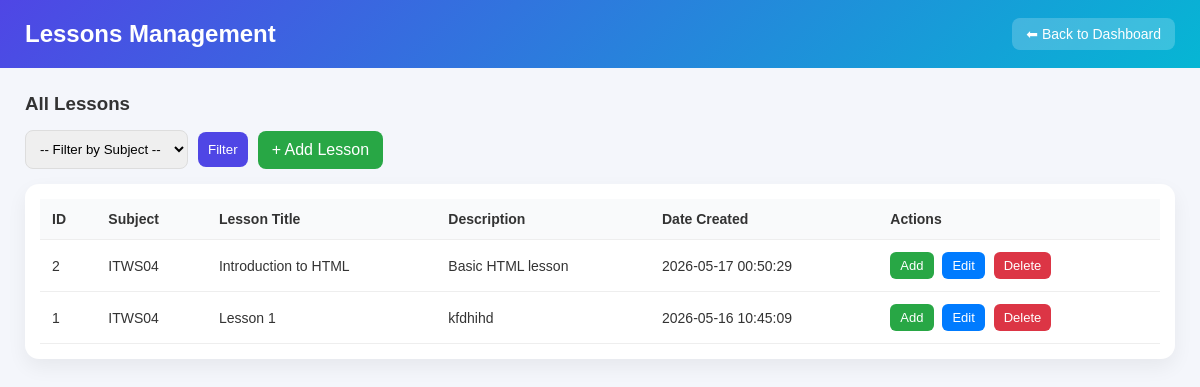
/frontend/admin/lessons.php (signed in), run on the app's committed database.
### tables this page shows
CREATE TABLE `lessons` (
  `lessonID` int(11) NOT NULL,
  `subjectID` int(11) NOT NULL,
  `lessonTitle` varchar(255) NOT NULL,
  `lessonDescription` text DEFAULT NULL,
  `createdBy` int(11) DEFAULT NULL,
  `date_created` timestamp NOT NULL DEFAULT current_timestamp(),
  `date_deleted` timestamp NULL DEFAULT NULL
);

CREATE TABLE `subjects` (
  `subjectID` int(11) NOT NULL,
  `subjectName` varchar(255) NOT NULL,
  `description` text DEFAULT NULL,
  `createdBy` int(11) DEFAULT NULL,
  `date_created` timestamp NOT NULL DEFAULT current_timestamp(),
  `date_deleted` timestamp NULL DEFAULT NULL
);

### frontend/admin/lessons.php (the view, shortened to what this page needs)
<?php
require_once '../../backend/database.php';
$sql = "
    SELECT
        l.lessonID,
        l.lessonTitle,
        l.lessonDescription,
        l.date_created,
        s.subjectName
    FROM lessons l
    LEFT JOIN subjects s
        ON l.subjectID = s.subjectID
    WHERE l.date_deleted IS NULL
";
$sql .= " ORDER BY l.date_created DESC";
$stmt = $conn->prepare($sql);
$stmt->execute();
$result = $stmt->get_result();
?>
<!DOCTYPE html>
<html>
<head>
</head>
<body>
<div class="header" style="display:flex;justify-content:space-between;align-items:center;">
    <h2>Lessons Management</h2>
    <a href="../admin/admin-dashboard.php"
       style="
            background: rgba(255,255,255,0.2);
            color: white;
            padding: 8px 14px;
            border-radius: 8px;
            text-decoration: none;
            font-size: 14px;
       ">
        ⬅ Back to Dashboard
    </a>
</div>
<div class="container">
<h3 class="title">All Lessons</h3>
<form method="GET" class="top-bar">
    <select name="subjectID">
        <option value="">
            -- Filter by Subject --
        </option>
    </select>
    <button type="submit">Filter</button>
    <a class="add-btn" href="create-lesson.php">
        + Add Lesson
    </a>
</form>
<div class="table-box">
<table>
    <tr>
        <th>ID</th>
        <th>Subject</th>
        <th>Lesson Title</th>
        <th>Description</th>
        <th>Date Created</th>
        <th>Actions</th>
    </tr>
    <?php while ($row = $result->fetch_assoc()) { ?>
    <tr>
        <td><?= $row['lessonID'] ?></td>
        <td><?= htmlspecialchars($row['subjectName']) ?></td>
        <td><?= htmlspecialchars($row['lessonTitle']) ?></td>
        <td><?= htmlspecialchars($row['lessonDescription']) ?></td>
        <td><?= $row['date_created'] ?></td>
        <td>
            <a class="btn addq"
               href="add-question.php?lessonID=<?= $row['lessonID'] ?>">
                Add
            </a>
            <a class="btn edit"
               href="edit-lesson.php?id=<?= $row['lessonID'] ?>">
                Edit
            </a>
            <form method="POST"
      action="delete-lesson.php"
      style="display:inline;">
    <button type="submit"
            class="btn delete"
            onclick="return confirm('Delete this lesson?')">
        Delete
    </button>
</form>
        </td>
    </tr>
    <?php } ?>
</table>
</div>
</div>
</body>
</html>

### frontend/admin/lessons.php (style rules this page uses)
* { margin: 0; padding: 0; box-sizing: border-box; font-family: Arial, sans-serif; }
body { background: #f4f6fb; color: #333; }
.header { background: linear-gradient(135deg, #4f46e5, #06b6d4); color: white; padding: 18px 25px; }
.container { padding: 25px; }
.top-bar { display: flex; flex-wrap: wrap; gap: 10px; margin-bottom: 15px; align-items: center; }
select, button { padding: 10px; border-radius: 8px; border: 1px solid #ddd; }
button { background: #4f46e5; color: white; border: none; cursor: pointer; }
.add-btn { background: #28a745; color: white; padding: 10px 14px; border-radius: 8px; text-decoration: none; }
.table-box { background: white; padding: 15px; border-radius: 14px; box-shadow: 0 8px 20px rgba(0,0,0,0.06); }
table { width: 100%; border-collapse: collapse; }
th, td { border-bottom: 1px solid #eee; padding: 12px; text-align: left; font-size: 14px; }
th { background: #f9fafb; }
.btn { padding: 6px 10px; border-radius: 6px; text-decoration: none; font-size: 13px; color: white; display: inline-block; margin-right: 5px; }
.edit { background: #007bff; }
.delete { background: #dc3545; }
.addq { background: #28a745; }
.title { margin-bottom: 15px; }

### data on the page
lessons: lessonID "2", subjectID.subjectName "ITWS04", lessonTitle "Introduction to HTML", lessonDescription "Basic HTML lesson", date_created "2026-05-17 00:50:29"
lessons: lessonID "1", subjectID.subjectName "ITWS04", lessonTitle "Lesson 1", lessonDescription "kfdhihd", date_created "2026-05-16 10:45:09"
